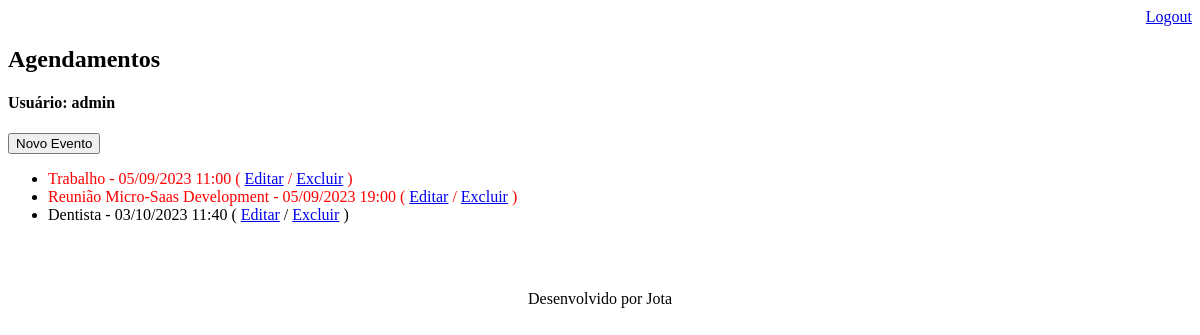
Page /agenda/ (signed in) on the earlier database version.
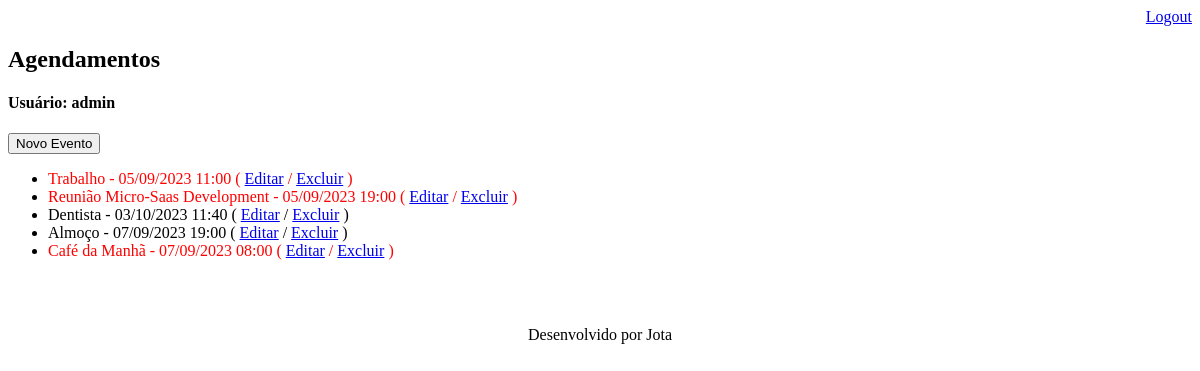
Same page on the later database version.
### core/models.py (models this page shows, shortened)
class Evento(models.Model):
    titulo = models.CharField(max_length=100)
    descricao = models.TextField(blank=True, null=True)
    data_evento = models.DateTimeField(verbose_name="Data do Evento")
    data_criacao = models.DateTimeField(auto_now=True)
    usuario = models.ForeignKey(User, on_delete=models.CASCADE)
    class Meta:
        db_table = 'evento'
    def get_data_evento(self):
        return self.data_evento.strftime('%d/%m/%Y %H:%M')
    def get_evento_atrasado(self):
        if self.data_evento < datetime.now():
            return True
        return False
    def get_evento_1_hora_atrasado(self):
        if datetime.now() > self.data_evento - timedelta(hours=1) and datetime.now() < self.data_evento:
            return True
        return False

### core/views.py (the view)
# urls.py: path('agenda/', views.lista_eventos),
@login_required(login_url='/login/')
def lista_eventos(request):
    usuario = request.user
    data_atual = datetime.now() - timedelta(hours=2) #permitindo ver até 2 horas atrasado
    if usuario.username == 'admin':
        eventos = Evento.objects.all()
        response = {'eventos': eventos, 'usuario': usuario}
    else:
        eventos = Evento.objects.filter(usuario=usuario,
                                        data_evento__gt=data_atual)
        response = {'eventos': eventos, 'usuario': usuario}
    return render(request, 'agenda.html', response)

### templates/agenda.html
{% extends "model-page.html" %}
{% block content %}
        <h2>Agendamentos</h2><h4>Usuário: {{ usuario.username }}</h4>
        <a href="evento/">
            <button type="button">Novo Evento</button>
        </a>
        <ul style="font-size: 16px">
        {% for evento in eventos %}
        <li>
            <div  {% if evento.get_evento_1_hora_atrasado %} style="color:yellow" {% endif %} {% if evento.get_evento_atrasado %} style="color:red" {% endif %}>
                {{ evento.titulo }} - {{ evento.get_data_evento }}
                ( <a href="evento/?id={{ evento.id }}">Editar</a>
                / <a href="evento/delete/{{ evento.id }}/">Excluir</a> )
            </div>
        </li>
        {% endfor %}
        </ul>
{% endblock %}

### templates/model-page.html
<!DOCTYPE html>
<html lang="pt-br">
<head>
    {% include "model-header.html" %}
</head>
<body>
    {% block content %} {% endblock %}
    {% include "model-footer.html" %}
</body>
</html>

### templates/model-header.html (shortened to what this page needs)
<div align="right">
    <a href="/logout">Logout</a>
</div>

### templates/model-footer.html
<footer style="text-align: center; padding: 50px 0;">
    <p style="margin: 0;">Desenvolvido por Jota</p>
</footer>

Differences in the rows shown:
added Evento: titulo "Almoço", get_data_evento "07/09/2023 19:00"
added Evento: titulo "Café da Manhã", get_data_evento "07/09/2023 08:00"
